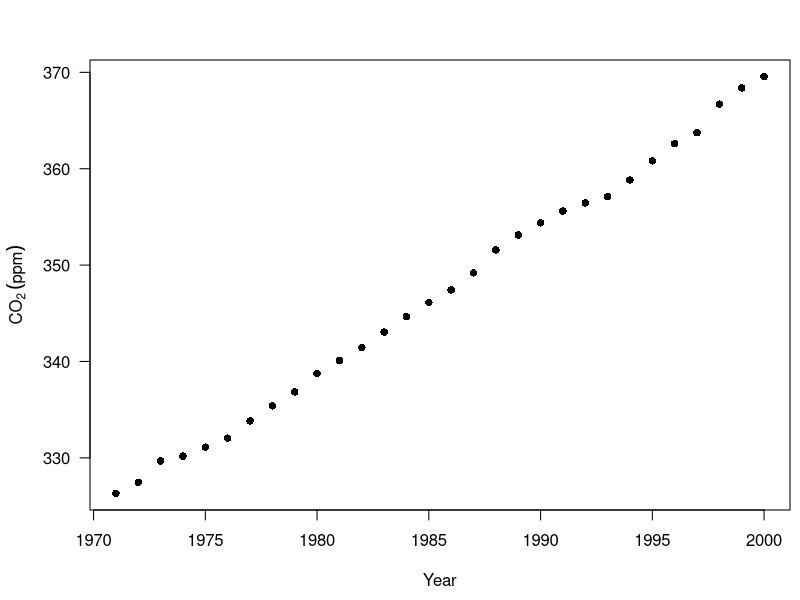
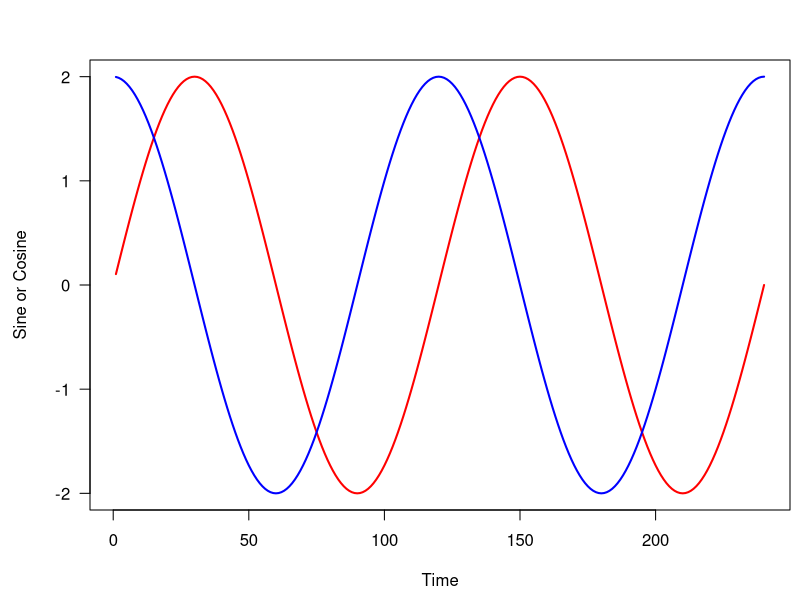

Source code (R) for these figures, in order: (Note: this script raises an error after producing the figures.)
## ---- chunk 1
knitr::opts_chunk$set(echo = TRUE, message = FALSE)
## ---- chunk 2
## some random x
xx <- rnorm(10)
## create x^2
x2 <- xx^2
## create design matrix
## option 1
(XX <- cbind(rep(1, 10), xx, x2))
## option 2
(XX <- model.matrix(~ xx + x2))
## ---- chunk 3
## create design matrix
(XX <- model.matrix(~ xx + I(xx^2)))
## ---- chunk 4
## get the data
co2 <- read.csv("mauna_loa_co2.csv")
## plot the data
par(mai = c(0.9 ,0.9, 0.6, 0.1))
plot(co2$year, co2$CO2, pch = 16, las = 1,
     xlab = "Year", ylab = expression(CO[2]~(ppm)))
## ---- chunk 5
## fit model
co2_fit <- lm(CO2 ~ year, data = co2)
## inspect fit
summary(co2_fit)
## ---- chunk 6
## create index from 1:30
index <- seq(length(co2$CO2))
## fit model
co2_fit_2 <- lm(co2$CO2 ~ index)
## inspect fit
summary(co2_fit_2)
## ---- chunk 7
## amplitude
A <- 2
## frequency for monthly data
f <- 1/12
## phase
phi <- 0
## time index
t <- seq(240)/10
## sine wave
sine <- A*sin(2*pi*f*t - phi)
## cosine wave
cosine <- A*cos(2*pi*f*t - phi)
## plot them
par(mai = c(0.9 ,0.9, 0.6, 0.1))
plot.ts(sine, las = 1, col = "red", lwd = 2,
        ylab = "Sine or Cosine")
lines(cosine, col = "blue", lwd = 2)
## ---- chunk 8
## get the data
data(lakeWAplankton, package = "MARSS")
dat <- as.data.frame(lakeWAplanktonRaw)
tmp <- ts(dat$Temp, start = c(1962,1), frequency = 12)
## impute 1 missing value
ii <- which(is.na(tmp))
tmp[ii] <- (tmp[ii-1] + tmp[ii+1]) / 2
## plot them
par(mai = c(0.9 ,0.9, 0.6, 0.1))
plot.ts(tmp, las = 1, col = "blue",
        ylab = "Temperature (C)")
## ---- chunk 9
## length of time series
TT <- length(tmp)
## create sine wave
sw <- sin(2*pi*(1/12)*seq(TT))
## create design matrix
XX <- cbind(rep(1, TT), sw)
head(XX)
## fit model
lwa_fit <- lm(tmp ~ XX - 1)
summary(lwa_fit)
## get fitted values
fts <- ts(fitted(lwa_fit), start = c(1962,1), frequency = 12)
## plot fitted values
par(mai = c(0.9 ,0.9, 0.6, 0.1))
plot.ts(tmp, las = 1, col = "blue",
        ylab = "Temperature (C)")
lines(fts, col = "orange", lwd = 2)
## ---- chunk 10
## get the data
co2m <- read.csv("mauna_loa_co2_mon.csv")
## plot the data
par(mai = c(0.9 ,0.9, 0.6, 0.1))
plot(co2m$dyear, co2m$CO2, pch = 16, cex = 0.6, las = 1,
     xlab = "Year", ylab = expression(CO[2]~(ppm)))
## ---- chunk 11
## length of time series
TT <- nrow(co2m)
## create time index from 1:TT
index <- seq(TT)
## create sine wave
sw <- sin(2*pi*(1/12)*index)
## create design matrix
XX <- cbind(rep(1, TT), index, sw)
head(XX)
## fit model
co2m_fit <- lm(co2m$CO2 ~ XX - 1)
summary(co2m_fit)
## get fitted values
fts <- fitted(co2m_fit)
## plot fitted values
par(mai = c(0.9 ,0.9, 0.6, 0.1))
plot(co2m$dyear, co2m$CO2, pch = 16, cex = 0.6, las = 1,
     xlab = "Year", ylab = expression(CO[2]~(ppm)))
lines(co2m$dyear, fts, col = "orange", lwd = 2)
## ---- chunk 12
set.seed(514)
## sample size
nn <- 30
## groups
pp <- 3
## global intercept
alpha <- 5
## offsets
beta_1 <- c(1,2,3)*5
## slope
beta_2 <- 2
## vector of linear parameters
BETA <- matrix(c(alpha, beta_1, beta_2), ncol = 1)
## global mean
x_avg <- rep(1, nn*pp)
## offsets
grps <- factor(rep(seq(3), ea = nn))
x_int <- model.matrix(~ grps + 0)
## slope
x_cov <- c(runif(nn, 0, 4), runif(nn, 4, 8), runif(nn, 8, 12))
x_cov <- sample(x_cov, nn*pp)
## groups for anova
i1 <- x_cov <= 4
i2 <- x_cov > 4 & x_cov <= 8
i3 <- x_cov > 8
ration <- cbind(i1, i2, i3) * 1
colnames(ration) <- c("_1", "_2", "_3")
## matrix of predictors
xx <- cbind(x_avg, x_int, x_cov)
## Gaussian errors
ee <- rnorm(nn*pp, 0, 2)
## simulated data
yy <- xx %*% BETA + ee
## plot all data
par(mai = c(0.9,0.9,0.1,0.1),
    cex = 1.1)
## low
plot(rep(1, nn), yy[i1], pch = 16, col = "red", las = 1,
     xlim = c(0.5,3.5), ylim = range(yy),
     xaxt = "n",
     xlab = "Ration size (g)", ylab = "Growth (mm)")
# points(1, mean(yy[i1]), col = "red", pch = "-", cex = 5)
## med
points(rep(2, nn), yy[i2], pch = 16, col = "blue")
# points(2, mean(yy[i2]), col = "blue", pch = "-", cex = 5)
## high
points(rep(3, nn), yy[i3], pch = 16, col = "orange")
# points(3, mean(yy[i3]), col = "orange", pch = "-", cex = 5)
axis(1, at = seq(3), labels = c("Low (2)", "Med (6)", "High (10)"))
## ---- chunk 13
## we defined the design matrix above; let's inspect it
head(ration)
## ---- chunk 14
## fit ANOVA w/ `- 1` to remove intercept
m1 <- lm(yy ~ ration - 1)
coef(m1)
## ---- chunk 15
## mean of grp 1
round(mean(yy[i1]), 1)
## mean of grp 2
round(mean(yy[i2]), 1)
## mean of grp 3
round(mean(yy[i3]), 1)
## ---- chunk 16
## plot all data
par(mai = c(0.9,0.9,0.6,0.1),
    omi = c(0, 0, 0, 0.2),
    cex = 1.1)
## low
plot(rep(1, nn), yy[i1], pch = 16, col = "red", las = 1,
     xlim = c(0.5,3.5), ylim = range(yy),
     xaxt = "n",
     xlab = "Ration size (g)", ylab = "Growth (mm)")
abline(h = mean(yy[i1]), col = "red", lty = "dashed", cex = 5)
## med
points(rep(2, nn), yy[i2], pch = 16, col = "blue")
abline(h = mean(yy[i2]), col = "blue", lty = "dashed", cex = 5)
## high
points(rep(3, nn), yy[i3], pch = 16, col = "orange")
abline(h = mean(yy[i3]), col = "orange", lty = "dashed", cex = 5)
## labels
text(x = 1.03 * par("usr")[2], y = mean(yy[i1]),
     expression(beta[1]), xpd = NA, col = "red")
text(x = 1.03 * par("usr")[2], y = mean(yy[i2]),
     expression(beta[2]), xpd = NA, col = "blue")
text(x = 1.03 * par("usr")[2], y = mean(yy[i3]),
     expression(beta[3]), xpd = NA, col = "orange")
axis(1, at = seq(3), labels = c("Low (2)", "Med (6)", "High (10)"))
## ---- chunk 17
## design matrix
X <- cbind(rep(1,nn*pp), ration)
## fit ANOVA w/ `- 1` to remove intercept
m2 <- lm(yy ~ X - 1)
coef(m2)
## ---- chunk 18
## empty design matrix
XX <- matrix(NA, nn*pp, pp)
## for mu
XX[i1,] <- matrix(c(1,  1,  0), nn, pp, byrow = TRUE)
## for beta_1
XX[i2,] <- matrix(c(1,  0,  1), nn, pp, byrow = TRUE)
## for beta_2
XX[i3,] <- matrix(c(1, -1, -1), nn, pp, byrow = TRUE)
## fit model & get parameters
Bvec <- coef(lm(yy ~ XX - 1))
names(Bvec) <- c("mu", "beta_1", "beta_2")
Bvec
## ---- chunk 19
## mean of ration 1
Bvec["mu"] + Bvec["beta_1"]
## mean of ration 2
Bvec["mu"] + Bvec["beta_2"]
## mean of ration 3
Bvec["mu"] - (Bvec["beta_1"] + Bvec["beta_2"])
## ---- chunk 20
## fit anova with implicit grand mean
m2 <- lm((yy - mean(yy)) ~ ration - 1)
coef(m2)
## ---- chunk 21
## do we recover our means?
coef(m2) + mean(yy)
coef(m1)
## ---- chunk 22
## plot all data
par(mai = c(0.9,0.9,0.6,0.1),
    omi = c(0, 0, 0, 0.2),
    cex = 1.1)
## plot space
plot(rep(1, nn), yy[i1], type = "n", las = 1,
     xlim = c(0.5,3.5), ylim = range(yy),
     xaxt = "n",
     xlab = "Ration size (g)", ylab = "Growth (mm)")
## grand mean
abline(h = mean(yy), lty = "dashed")
## low
points(rep(1, nn), yy[i1], pch = 16, col = "red")
abline(h = mean(yy[i1]), col = "red", lty = "dashed")
segments(1.2, mean(yy), 1.2, coef(m1)[1], col = "red", lwd = 2)
## med
points(rep(2, nn), yy[i2], pch = 16, col = "blue")
abline(h = mean(yy[i2]), col = "blue", lty = "dashed")
points(x = 2.36, y = mean(yy) + 0.5*coef(m2)[2],
       pch = 19, col = "white", cex = 3)
segments(2.2, mean(yy), 2.2, coef(m1)[2], col = "blue", lwd = 2)
## high
points(rep(3, nn), yy[i3], pch = 16, col = "orange")
abline(h = mean(yy[i3]), col = "orange", lty = "dashed")
segments(3.2, mean(yy), 3.2, coef(m1)[3], col = "orange", lwd = 2)
## labels
text(x = 1.15, y = mean(yy) + 0.5*coef(m2)[1], pos = 4,
     expression(beta[1]), xpd = NA, col = "red")
text(x = 2.15, y = mean(yy) + 0.5*coef(m2)[2], pos = 4,
     expression(beta[2]), xpd = NA, col = "blue")
text(x = 3.15, y = mean(yy) + 0.5*coef(m2)[3], pos = 4,
     expression(beta[3]), xpd = NA, col = "orange")
text(x = 1.03 * par("usr")[2], y = mean(yy),
     expression(mu), xpd = NA)
axis(1, at = seq(3), labels = c("Low (2)", "Med (6)", "High (10)"))
## ---- chunk 23
## plot all data
par(mai = c(0.9,0.9,0.1,0.1),
    omi = c(0, 0, 0, 0.2),
    cex = 1.1)
## plot all data
plot(x_cov[1:nn], yy[1:nn], pch = 16, col = "red", ylim = range(yy),
     las = 1, xlab = "Ration size (g)", ylab = "Growth (mm)")
points(x_cov[1:nn+nn], yy[1:nn+nn], pch = 16, col = "blue")
points(x_cov[1:nn+nn*2], yy[1:nn+nn*2], pch = 16, col = "orange")
## ---- chunk 24
## create design matrix
XX <- cbind(L1 = rep(c(1,0,0), ea = nn), # effect of lineage 1
            L2 = rep(c(0,1,0), ea = nn), # effect of lineage 2
            L3 = rep(c(0,0,1), ea = nn), # effect of lineage 3
            RA = x_cov)                  # effect of ration
## fit model
Bvec <- coef(lm(yy ~ XX - 1))
names(Bvec) <- c("beta_1", "beta_2", "beta_3", "beta_4")
Bvec
## ---- chunk 25
## plot all data
par(mai = c(0.9,0.9,0.1,0.1),
    omi = c(0, 0, 0, 0.2),
    cex = 1.1)
## blank plot
plot(x_cov[1:nn], yy[1:nn], type = "n", ylim = range(yy),
     las = 1, xlab = "Ration size (g)", ylab = "Growth (mm)")
## add fits
abline(a = Bvec[1], b = Bvec[4], col = "red")
abline(a = Bvec[2], b = Bvec[4], col = "blue")
abline(a = Bvec[3], b = Bvec[4], col = "orange")
## add intercepts
abline(h = Bvec[1], lty = "dashed", col = "red")
abline(h = Bvec[2], lty = "dashed", col = "blue")
abline(h = Bvec[3], lty = "dashed", col = "orange")
## add data
points(x_cov[1:nn], yy[1:nn], pch = 16, col = "red")
points(x_cov[1:nn+nn], yy[1:nn+nn], pch = 16, col = "blue")
points(x_cov[1:nn+nn*2], yy[1:nn+nn*2], pch = 16, col = "orange")
## add labels
text(x = 1.03 * par("usr")[2], y = Bvec[1],
     expression(beta[1]), xpd = NA, col = "red")
text(x = 1.03 * par("usr")[2], y = Bvec[2],
     expression(beta[2]), xpd = NA, col = "blue")
text(x = 1.03 * par("usr")[2], y = Bvec[3],
     expression(beta[3]), xpd = NA, col = "orange")
## ---- chunk 26
## 2 groups with 2 obs each
groups <- factor(c(1, 1, 2, 2))
## inspect them
groups
## ---- chunk 27
## create design matrix from `groups`
model.matrix(~ groups)
## ---- chunk 28
## 2 groups with 2 obs each
groups <- c(1, 1, 2, 2)
## create design matrix from `groups`
model.matrix(~ groups)
## ---- chunk 29
## 2 groups with 2 obs each
groups <- factor(c(1, 1, 2, 2))
## create design matrix from `groups`
model.matrix(~ groups - 1)
## ---- chunk 30
## 2 groups with 2 obs each
groups <- factor(c("ref", "ref", "exp", "exp"))
## create design matrix from `groups`
model.matrix(~ groups)
## ---- chunk 31
## 2 groups with 2 obs each
groups <- factor(c("ref", "ref", "exp", "exp"))
## create design matrix from `groups`
model.matrix(~ groups)
## ---- chunk 32
## 2 groups with 2 obs each
groups <- relevel(groups, "ref")
## create design matrix from `groups`
model.matrix(~ groups)
## ---- chunk 33
diet <- factor(c(1, 1, 2, 2))
sex <- factor(c("f", "m", "f", "m"))
model.matrix(~ diet + sex)
